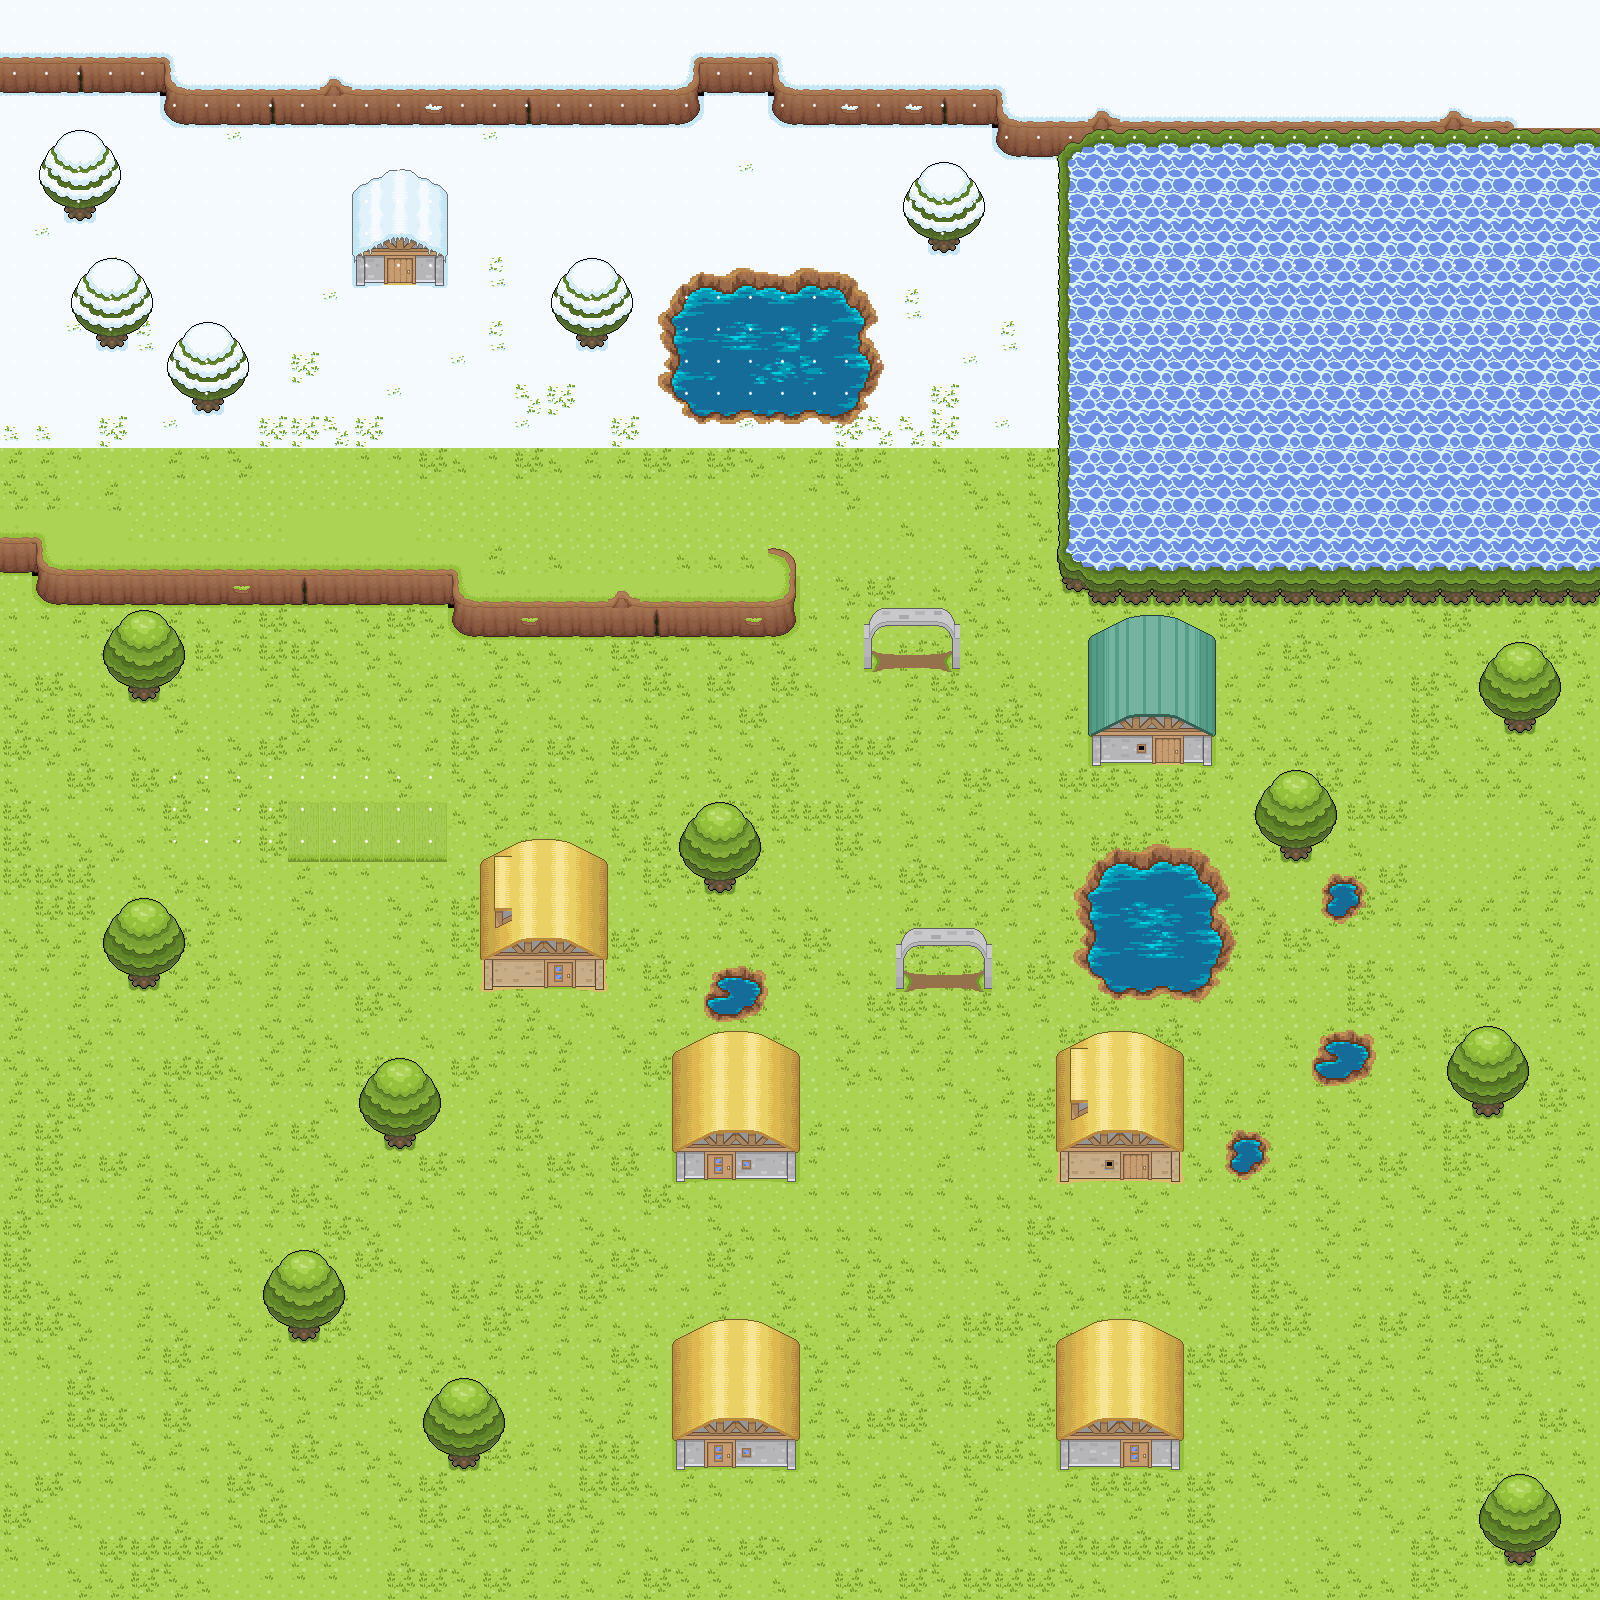

A 2D game scene composited from a Tiled map and its tileset images. What follows is a short description and the map's XML, with each tile layer's data collapsed to a summary:
An orthogonal 50x50 tile map with 32x32 px tiles, 5 tile layers (under0, under1, under2, over0, ...), 8 tilesets and 43 objects (42x wall, grass_test2).

<map version="1.0" orientation="orthogonal" renderorder="right-down" width="50" height="50" tilewidth="32" tileheight="32" nextobjectid="48">
 <tileset firstgid="1" name="Revolution_Grasslands" tilewidth="32" tileheight="32" tilecount="190" columns="10">
  <image source="revolution_grasslands.png" trans="a349a4" width="320" height="608" />
 </tileset>
 <tileset firstgid="191" name="revolution_snow" tilewidth="32" tileheight="32" tilecount="154" columns="11">
  <image source="revolution_snow.png" trans="a349a4" width="352" height="448" />
 </tileset>
 <tileset firstgid="345" name="revolution_town" tilewidth="32" tileheight="32" tilecount="275" columns="11">
  <image source="revolution_town.png" trans="a349a4" width="352" height="831" />
 </tileset>
 <tileset firstgid="620" source="water.tsx" />
 <tileset firstgid="764" name="test" tilewidth="32" tileheight="32" tilecount="8" columns="4">
  <image source="test.png" width="128" height="64" />
  <tile id="0">
   <animation>
    <frame tileid="0" duration="100" />
    <frame tileid="1" duration="100" />
    <frame tileid="2" duration="100" />
    <frame tileid="3" duration="100" />
   </animation>
  </tile>
  <tile id="4">
   <animation>
    <frame tileid="4" duration="100" />
    <frame tileid="5" duration="100" />
    <frame tileid="6" duration="100" />
    <frame tileid="7" duration="100" />
   </animation>
  </tile>
  <tile id="5">
   <animation>
    <frame tileid="4" duration="100" />
    <frame tileid="5" duration="100" />
    <frame tileid="6" duration="100" />
    <frame tileid="7" duration="100" />
   </animation>
  </tile>
 </tileset>
 <tileset firstgid="772" name="tree" tilewidth="32" tileheight="32" tilecount="12" columns="3">
  <image source="tree.png" width="96" height="128" />
 </tileset>
 <tileset firstgid="784" name="hm" tilewidth="32" tileheight="32" tilecount="6" columns="6">
  <image source="hm.png" width="192" height="32" />
 </tileset>
 <tileset firstgid="790" name="snowed" tilewidth="32" tileheight="32" tilecount="8" columns="4">
  <image source="snowed.png" width="128" height="64" />
  <tile id="0">
   <animation>
    <frame tileid="0" duration="100" />
    <frame tileid="1" duration="100" />
    <frame tileid="2" duration="100" />
    <frame tileid="3" duration="100" />
    <frame tileid="4" duration="100" />
    <frame tileid="5" duration="100" />
    <frame tileid="6" duration="100" />
    <frame tileid="7" duration="100" />
   </animation>
  </tile>
 </tileset>
 <layer name="under0" width="50" height="50">
  <data>[2500 cells, 2498 non-empty, 40 distinct tile ids]</data>
 </layer>
 <layer name="under1" width="50" height="50">
  <data>[2500 cells, 400 non-empty, 76 distinct tile ids]</data>
 </layer>
 <layer name="under2" width="50" height="50">
  <data>[2500 cells, 72 non-empty, 10 distinct tile ids]</data>
 </layer>
 <layer name="over0" width="50" height="50">
  <data>[2500 cells, 246 non-empty, 75 distinct tile ids]</data>
 </layer>
 <objectgroup name="walls">
  <object id="1" name="wall" x="1056" y="128" width="544" height="480" />
  <object id="2" name="wall" x="32" y="576" width="416" height="32" />
  <object id="3" name="wall" x="448" y="608" width="352" height="32" />
  <object id="4" name="wall" x="768" y="544" />
  <object id="5" name="wall" x="768" y="544" width="32" height="64" />
  <object id="6" name="wall" x="0" y="544" width="32" height="32" />
  <object id="7" name="wall" x="0" y="64" width="992" height="32" />
  <object id="8" name="wall" x="160" y="96" width="544" height="32" />
  <object id="9" name="wall" x="768" y="96" width="224" height="32" />
  <object id="10" name="wall" x="992" y="96" width="64" height="64" />
  <object id="11" name="wall" x="672" y="1088" width="128" height="96" />
  <object id="12" name="wall" x="1056" y="1088" width="128" height="96" />
  <object id="13" name="wall" x="1088" y="672" width="128" height="96" />
  <object id="14" name="wall" x="672" y="1376" width="128" height="96" />
  <object id="15" name="wall" x="1056" y="1376" width="128" height="96" />
  <object id="16" name="wall" x="480" y="896" width="128" height="96" />
  <object id="17" name="wall" x="128" y="672" width="32" height="32" />
  <object id="18" name="wall" x="128" y="960" width="32" height="32" />
  <object id="19" name="wall" x="384" y="1120" width="32" height="32" />
  <object id="20" name="wall" x="288" y="1312" width="32" height="32" />
  <object id="21" name="wall" x="448" y="1440" width="32" height="32" />
  <object id="22" name="wall" x="704" y="864" width="32" height="32" />
  <object id="23" name="wall" x="1280" y="832" width="32" height="32" />
  <object id="24" name="wall" x="1472" y="1088" width="32" height="32" />
  <object id="25" name="wall" x="1504" y="1536" width="32" height="32" />
  <object id="26" name="wall" x="1504" y="704" width="32" height="32" />
  <object id="27" name="wall" x="896" y="960">
   <polyline points="0,0 0,32" />
  </object>
  <object id="28" name="wall" x="992" y="960">
   <polyline points="0,0 0,32" />
  </object>
  <object id="29" name="wall" x="864" y="640">
   <polyline points="0,0 0,32" />
  </object>
  <object id="30" name="wall" x="960" y="640">
   <polyline points="0,0 0,32" />
  </object>
  <object id="31" name="wall" x="64" y="192" width="32" height="32" />
  <object id="32" name="wall" x="96" y="320" width="32" height="32" />
  <object id="33" name="wall" x="192" y="384" width="32" height="32" />
  <object id="34" name="wall" x="352" y="224" width="96" height="64" />
  <object id="35" name="wall" x="576" y="320" width="32" height="32" />
  <object id="36" name="wall" x="928" y="224" width="32" height="32" />
  <object id="37" name="wall" x="1088" y="864" width="128" height="128" />
  <object id="38" name="wall" x="704" y="960" width="64" height="64" />
  <object id="39" name="wall" x="1216" y="1120" width="64" height="64" />
  <object id="40" name="wall" x="1312" y="1024" width="64" height="64" />
  <object id="41" name="wall" x="1312" y="864" width="64" height="64" />
  <object id="46" name="grass_test2" x="906" y="961" width="79" height="31" />
  <object id="47" name="wall" x="693" y="274">
   <polyline points="0,0 155,2 176,56 181,88 175,120 165,144 134,146 76,147 4,144 -34,112 -31,70 -31,35 -2,-1" />
  </object>
 </objectgroup>
 <layer name="over1" width="50" height="50">
  <data>[2500 cells, 681 non-empty, 1 distinct tile ids]</data>
 </layer>
</map>
